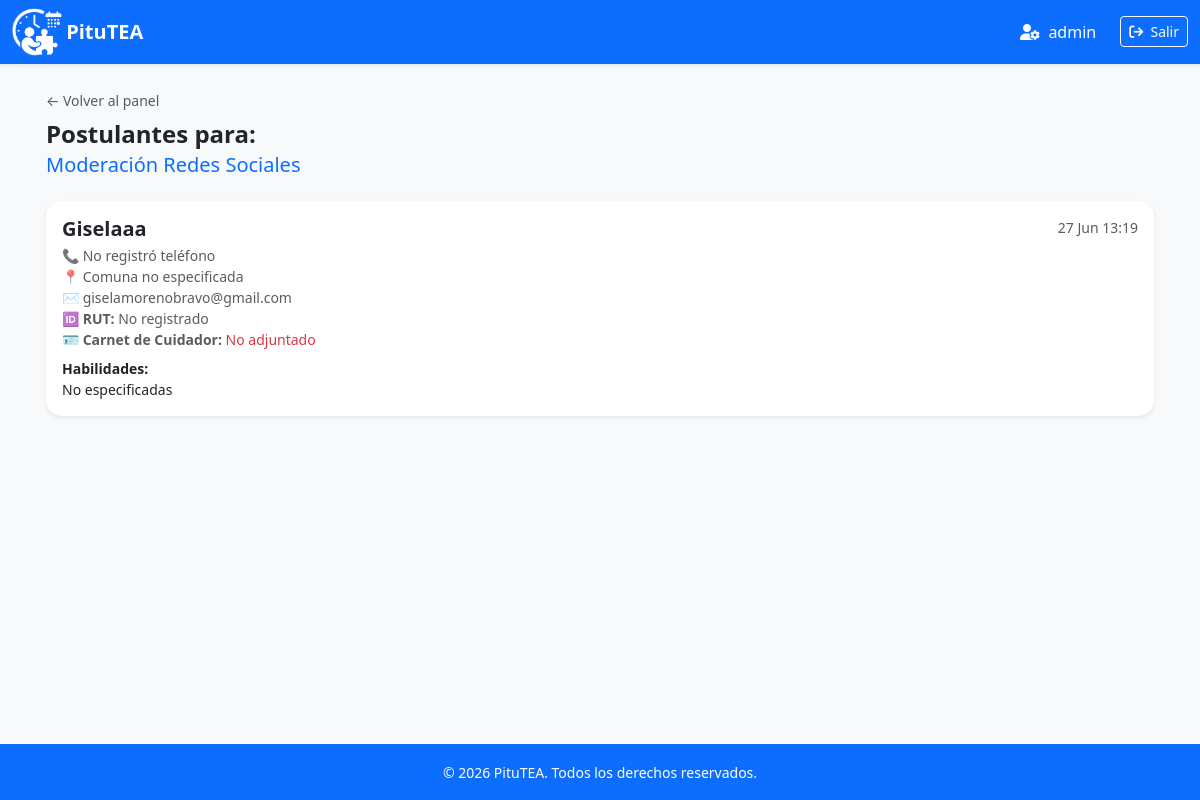
/panel/pituto/3/postulantes/ (signed in), run on the app's committed database.
### app_pitutea/models.py (models this page shows, shortened)
class Pituto(models.Model):
    TIPO_PAGO_CHOICES = [
        ('Transferencia', 'Transferencia'),
        ('Efectivo', 'Efectivo'),
    ]
    creador = models.ForeignKey(User, on_delete=models.CASCADE, related_name='pitutos_creados', verbose_name="Oferente creador")
    titulo = models.CharField(max_length=200, verbose_name="Título del Pituto")
    descripcion = models.TextField(verbose_name="Descripción detallada")
    categoria = models.CharField(max_length=20, choices=CATEGORIAS_CHOICES, default='otro', verbose_name="Categoría del trabajo")
    comuna = models.CharField(max_length=100, blank=True, null=True, verbose_name="Comuna (Dejar en blanco si es Remoto)")
    pago = models.CharField(max_length=50, verbose_name="Monto a pagar (Ej: $15.000)")
    tipo_pago = models.CharField(max_length=20, choices=TIPO_PAGO_CHOICES, default='tarea', verbose_name="Modalidad de pago")
    flexibilidad = models.CharField(max_length=100, verbose_name="Etiqueta de Flexibilidad (Ej: Remoto / Noche)")
    activo = models.BooleanField(default=True, verbose_name="¿Está activo?")
    fecha_creacion = models.DateTimeField(auto_now_add=True)
    class Meta:
        verbose_name = "Pituto"
        verbose_name_plural = "Pitutos"
        ordering = ['-fecha_creacion']

class Postulacion(models.Model):
    pituto = models.ForeignKey(Pituto, on_delete=models.CASCADE, related_name='postulaciones', verbose_name="Pituto")
    usuario = models.ForeignKey(User, on_delete=models.CASCADE, related_name='postulaciones', verbose_name="Cuidador postulante")
    fecha_postulacion = models.DateTimeField(auto_now_add=True, verbose_name="Fecha de Postulación")
    class Meta:
        verbose_name = "Postulación"
        verbose_name_plural = "Postulaciones"

class Perfil(models.Model):
    ROL_CHOICES = [
        ('OFERENTE', 'Oferente (Publica trabajos)'),
        ('CUIDADOR', 'Cuidador (Busca trabajos)'),
    ]
    usuario = models.OneToOneField(User, on_delete=models.CASCADE, related_name='perfil')
    rol = models.CharField(max_length=20, choices=ROL_CHOICES)
    rut = models.CharField(max_length=20, blank=True, null=True, verbose_name="RUT")
    carnet_cuidador = models.FileField(upload_to='carnets/', blank=True, null=True, verbose_name="Carnet de Cuidador")
    comuna = models.CharField(max_length=100, blank=True, null=True, verbose_name="Comuna de residencia")
    categoria_interes = models.CharField(max_length=20, choices=CATEGORIAS_CHOICES, blank=True, null=True, verbose_name="Categoría de mayor interés")
    habilidades = models.TextField(blank=True, null=True, verbose_name="Habilidades o experiencia")
    telefono = models.CharField(max_length=20, blank=True, null=True, verbose_name="Teléfono de contacto")
    class Meta:
        verbose_name = "Perfil de Usuario"
        verbose_name_plural = "Perfiles de Usuarios"

### app_pitutea/views.py (the view)
# urls.py: path('panel/pituto/<int:pituto_id>/postulantes/', views.ver_postulantes, name='ver_postulantes'),
@login_required
def ver_postulantes(request, pituto_id):
    if request.user.perfil.rol != 'OFERENTE':
        return redirect('listar_ofertas')
    pituto = get_object_or_404(Pituto, id=pituto_id, creador=request.user)
    postulaciones = pituto.postulaciones.all().order_by('-fecha_postulacion')
    return render(request, 'ver_postulantes.html', {'pituto': pituto, 'postulaciones': postulaciones})

### app_pitutea/templates/ver_postulantes.html (shortened to what this page needs)
{% extends 'base.html' %}
{% block content %}
<div class="mb-4 mt-2">
    <a href="{% url 'panel_oferente' %}" class="text-decoration-none text-muted small">← Volver al panel</a>
    <h1 class="h4 fw-bold text-dark mt-2 mb-1">Postulantes para:</h1>
    <h2 class="h5 text-primary">{{ pituto.titulo }}</h2>
</div>
<div class="row g-3">
    {% for post in postulaciones %}
    <div class="col-12">
        <div class="card border-0 shadow-sm rounded-4">
            <div class="card-body">
                <div class="d-flex justify-content-between align-items-center">
                    <div>
                        <h5 class="fw-bold mb-1">
                            {% if post.usuario.first_name or post.usuario.last_name %}
                                {{ post.usuario.first_name }} {{ post.usuario.last_name }}
                                <span class="text-muted small fw-normal">({{ post.usuario.username }})</span>
                            {% else %}
                                {{ post.usuario.username }}
                            {% endif %}
                        </h5>
                        <p class="text-muted small mb-1">
                            📞 {{ post.usuario.perfil.telefono|default:"No registró teléfono" }}<br>
                            📍 {{ post.usuario.perfil.comuna|default:"Comuna no especificada" }}<br>
                            ✉️ {{ post.usuario.email }}<br>
                            {% if post.usuario.perfil.rol == 'CUIDADOR' %}
                                🆔 <strong>RUT:</strong> {{ post.usuario.perfil.rut|default:"No registrado" }}<br>
                                🪪 <strong>Carnet de Cuidador:</strong>
                                {% if post.usuario.perfil.carnet_cuidador %}
                                    <a href="{{ post.usuario.perfil.carnet_cuidador.url }}" target="_blank" class="badge bg-info text-dark text-decoration-none">
                                        <i class="fa-solid fa-file-pdf"></i> Ver Documento
                                    </a>
                                {% else %}
                                    <span class="text-danger">No adjuntado</span>
                                {% endif %}
                            {% endif %}
                        </p>
                        <p class="small mb-0 mt-2"><strong>Habilidades:</strong><br> {{ post.usuario.perfil.habilidades|default:"No especificadas" }}</p>
                    </div>
                    <div class="text-end text-muted small align-self-start">
                        {{ post.fecha_postulacion|date:"d M H:i" }}
                    </div>
                </div>
            </div>
        </div>
    </div>
    {% empty %}
    <div class="col-12">
        <div class="alert alert-light text-center border rounded-4 py-4 shadow-sm" role="alert">
            Todavía no hay postulantes para este pituto.
        </div>
    </div>
    {% endfor %}
</div>
{% endblock %}

### app_pitutea/templates/base.html (shortened to what this page needs)
<!DOCTYPE html>
<html lang="es">
<head>
    <link href="https://cdn.jsdelivr.net/npm/bootstrap@5.3.2/dist/css/bootstrap.min.css" rel="stylesheet">
    <link rel="stylesheet" href="https://cdn.jsdelivr.net/npm/bootstrap-icons@1.5.0/font/bootstrap-icons.css">
</head>
<body class="bg-light">
    <nav class="navbar navbar-expand-lg navbar-dark bg-primary shadow-sm sticky-top d-none d-lg-block">
        <div class="container-fluid">
            {% load static %} <img src="{% static 'assets/img/Logo_v3.png' %}" alt="Logo Pitutea" width="50px">&nbsp;
            <a class="navbar-brand fw-bold" href="{% if user.is_authenticated and user.perfil.rol == 'OFERENTE' %}{% url 'panel_oferente' %}{% else %}{% url 'listar_ofertas' %}{% endif %}">PituTEA</a>
            <div class="collapse navbar-collapse">
                <ul class="navbar-nav ms-auto">
                    {% if user.is_authenticated %}
                        <li class="nav-item">
                            <a href="{% url 'editar_perfil' %}" class="nav-link text-white me-3">
                                <i class="fa-solid fa-user-gear"></i>&nbsp; {{ user.username }}</a>
                        </li>
                        <li class="nav-item">
                            <form action="{% url 'logout' %}" method="post">
                                <button type="submit" class="btn btn-outline-light btn-sm mt-1"><i class="fa-solid fa-arrow-right-from-bracket"></i>&nbsp; Salir</button>
                            </form>
                        </li>
                    {% endif %}
                </ul>
            </div>
        </div>
    </nav>
        <h5 class="m-0 fw-bold">{% load static %} PituTEA</h5>
    <main class="container px-3 pt-3">
        {% block content %}
        {% endblock %}
    </main>
    <footer class="bg-primary text-white text-center py-3 fixed-bottom d-none d-lg-block">
        <div class="container">
            <small>&copy; 2026 PituTEA. Todos los derechos reservados.</small>
        </div>
    </footer>
</body>
</html>

### app_pitutea/templates/base.html (style rules this page uses)
body { padding-bottom: 70px; -webkit-tap-highlight-color: transparent; }
@media (min-width: 992px) { body { padding-bottom: 0; } }

### data on the page
Pituto: titulo "Moderación Redes Sociales"
Postulacion: usuario.username "Giselaaa", usuario.perfil.telefono "No registró teléfono", usuario.perfil.comuna "Comuna no especificada", usuario.email "giselamorenobravo@gmail.com", usuario.perfil.rut "No registrado", shows "No adjuntado", usuario.perfil.habilidades "No especificadas", fecha_postulacion "27 Jun 13:19"

### other printed values
{{ user.username }} "admin"
